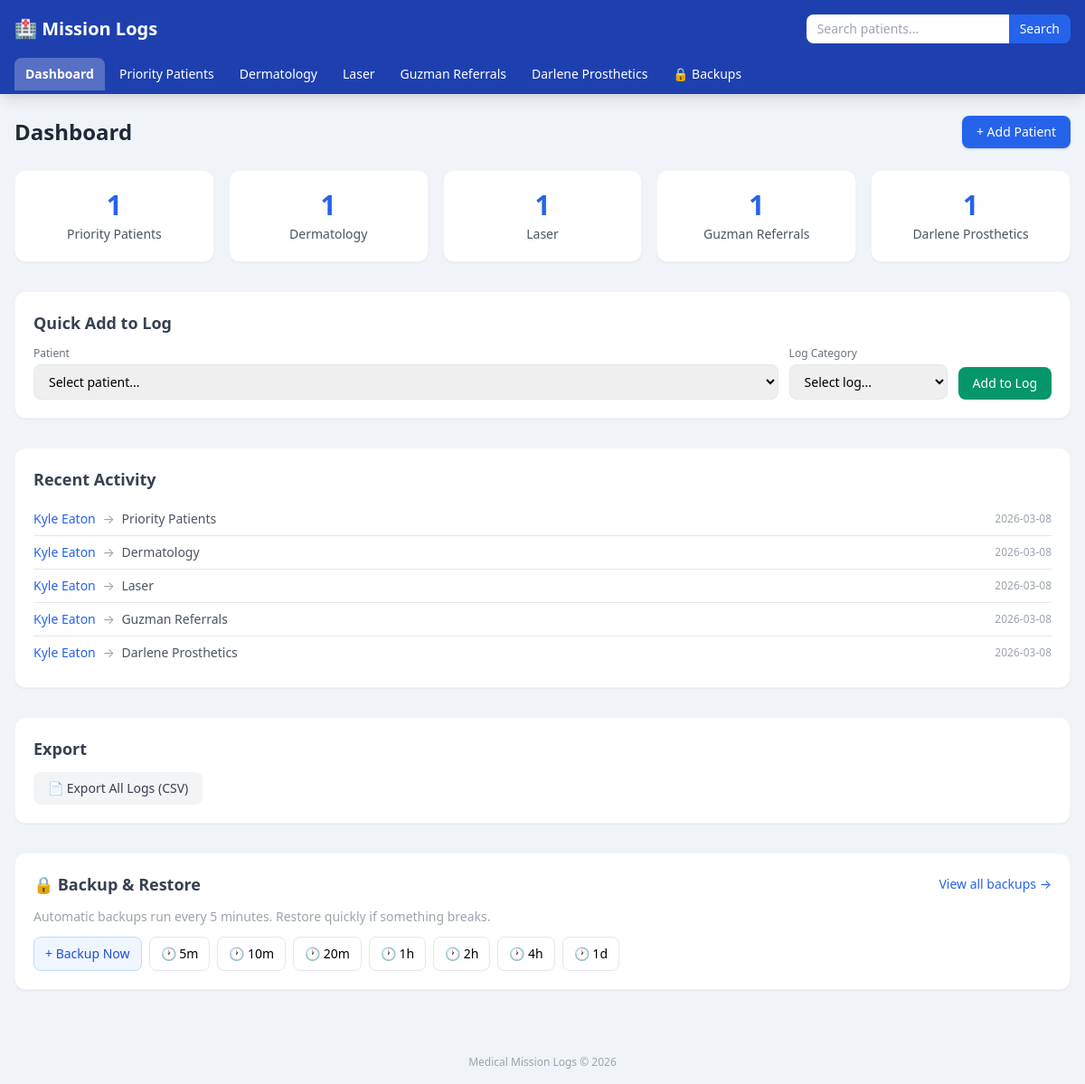
The page / on the database its author committed.
### tables this page shows
CREATE TABLE log_entries (
            id INTEGER PRIMARY KEY AUTOINCREMENT,
            patient_id INTEGER NOT NULL,
            log_category TEXT NOT NULL,
            date_of_encounter TEXT,
            notes TEXT DEFAULT '',
            status TEXT DEFAULT 'Pending',
            follow_up_date TEXT,
            created_at TIMESTAMP DEFAULT CURRENT_TIMESTAMP,
            updated_at TIMESTAMP DEFAULT CURRENT_TIMESTAMP, advocate TEXT DEFAULT '', community TEXT DEFAULT '', problem TEXT DEFAULT '', appointment_timeframe TEXT DEFAULT '', procedure_type TEXT DEFAULT '', eye TEXT DEFAULT '', laser_date TEXT DEFAULT '', procedure TEXT DEFAULT '', derm_date TEXT DEFAULT '', surgery_type TEXT DEFAULT '',
            FOREIGN KEY (patient_id) REFERENCES patients(id) ON DELETE CASCADE
        );

CREATE TABLE patients (
            id INTEGER PRIMARY KEY AUTOINCREMENT,
            full_name TEXT NOT NULL,
            chart_id TEXT NOT NULL UNIQUE,
            date_of_birth TEXT NOT NULL,
            notes TEXT DEFAULT '',
            created_at TIMESTAMP DEFAULT CURRENT_TIMESTAMP,
            updated_at TIMESTAMP DEFAULT CURRENT_TIMESTAMP
        );

### app.py (the view)
@app.route("/")
def dashboard():
    counts = get_dashboard_counts()
    recent = get_recent_activity(10)
    patients = get_all_patients()
    return render_template(
        "dashboard.html",
        counts=counts,
        recent=recent,
        categories=LOG_CATEGORIES,
        patients=patients,
    )

### database.py (called while the page is built)
def get_db():
    conn = sqlite3.connect(DB_PATH)
    conn.row_factory = sqlite3.Row
    conn.execute("PRAGMA foreign_keys = ON")
    return conn

def get_all_patients(search=None):
    conn = get_db()
    if search:
        patients = conn.execute(
            "SELECT * FROM patients WHERE full_name LIKE ? OR chart_id LIKE ? ORDER BY full_name",
            (f"%{search}%", f"%{search}%"),
        ).fetchall()
    else:
        patients = conn.execute("SELECT * FROM patients ORDER BY full_name").fetchall()
    conn.close()
    return patients

def get_dashboard_counts():
    conn = get_db()
    counts = {}
    for cat in LOG_CATEGORIES:
        row = conn.execute(
            "SELECT COUNT(DISTINCT patient_id) as cnt FROM log_entries WHERE log_category = ?",
            (cat,),
        ).fetchone()
        counts[cat] = row["cnt"]
    conn.close()
    return counts

def get_recent_activity(limit=10):
    conn = get_db()
    entries = conn.execute(
        """SELECT le.*, p.full_name, p.chart_id
           FROM log_entries le
           JOIN patients p ON le.patient_id = p.id
           ORDER BY le.created_at DESC
           LIMIT ?""",
        (limit,),
    ).fetchall()
    conn.close()
    return entries

### templates/dashboard.html (shortened to what this page needs)
{% extends "base.html" %}
{% block content %}
<div class="flex items-center justify-between mb-6">
    <h1 class="text-2xl font-bold text-gray-800">Dashboard</h1>
    <button onclick="document.getElementById('addPatientModal').classList.add('active')"
            class="bg-blue-600 text-white px-4 py-2 rounded-lg hover:bg-blue-700 text-sm font-medium shadow">
        + Add Patient
    </button>
</div>
<div class="grid grid-cols-2 md:grid-cols-3 lg:grid-cols-5 gap-4 mb-8">
    {% for cat in categories %}
    <a href="/log/{{ cat }}" class="card bg-white rounded-xl p-5 shadow-sm border border-gray-100 text-center">
        <div class="text-3xl font-bold text-blue-600">{{ counts.get(cat, 0) }}</div>
        <div class="text-sm text-gray-600 mt-1">{{ cat }}</div>
    </a>
    {% endfor %}
</div>
<div class="bg-white rounded-xl p-5 shadow-sm border border-gray-100 mb-8">
    <h2 class="text-lg font-semibold text-gray-700 mb-3">Quick Add to Log</h2>
    <form action="/log-entry/add" method="POST" class="flex flex-wrap gap-3 items-end">
        <div class="flex-1 min-w-48">
            <label class="block text-xs text-gray-500 mb-1">Patient</label>
            <select name="patient_id" required class="w-full border rounded-lg px-3 py-2 text-sm focus:ring-2 focus:ring-blue-300 focus:outline-none">
                <option value="">Select patient...</option>
            </select>
        </div>
        <div class="min-w-40">
            <label class="block text-xs text-gray-500 mb-1">Log Category</label>
            <select name="log_category" required class="w-full border rounded-lg px-3 py-2 text-sm focus:ring-2 focus:ring-blue-300 focus:outline-none">
                <option value="">Select log...</option>
            </select>
        </div>
        <button type="submit" class="bg-green-600 text-white px-4 py-2 rounded-lg hover:bg-green-700 text-sm font-medium">
            Add to Log
        </button>
    </form>
</div>
<div class="bg-white rounded-xl p-5 shadow-sm border border-gray-100 mb-8">
    <h2 class="text-lg font-semibold text-gray-700 mb-3">Recent Activity</h2>
    {% if recent %}
    <div class="divide-y">
        {% for entry in recent %}
        <div class="py-2 flex items-center justify-between text-sm">
            <div>
                <a href="/patient/{{ entry.patient_id }}" class="text-blue-600 hover:underline font-medium">{{ entry.full_name }}</a>
                <span class="text-gray-400 mx-1">→</span>
                <a href="/log/{{ entry.log_category }}" class="text-gray-600 hover:underline">{{ entry.log_category }}</a>
            </div>
            <div class="text-gray-400 text-xs">{{ entry.created_at[:10] }}</div>
        </div>
        {% endfor %}
    </div>
    {% else %}
    <p class="text-gray-400 text-sm italic">No log entries yet. Add a patient and assign them to a log to get started.</p>
    {% endif %}
</div>
<div class="bg-white rounded-xl p-5 shadow-sm border border-gray-100 mb-8">
    <h2 class="text-lg font-semibold text-gray-700 mb-3">Export</h2>
    <div class="flex gap-3">
        <a href="/export/all/csv" class="bg-gray-100 text-gray-700 px-4 py-2 rounded-lg hover:bg-gray-200 text-sm">
            📄 Export All Logs (CSV)
        </a>
    </div>
</div>
<div class="bg-white rounded-xl p-5 shadow-sm border border-gray-100">
    <div class="flex items-center justify-between mb-3">
        <h2 class="text-lg font-semibold text-gray-700">🔒 Backup & Restore</h2>
        <a href="/backups" class="text-blue-600 hover:underline text-sm">View all backups →</a>
    </div>
    <p class="text-sm text-gray-400 mb-3">Automatic backups run every 5 minutes. Restore quickly if something breaks.</p>
    <div class="flex flex-wrap gap-2">
        <form action="/backup/create" method="POST" class="inline">
            <button type="submit"
                    class="bg-blue-50 border border-blue-200 text-blue-700 px-3 py-2 rounded-lg hover:bg-blue-100 text-sm font-medium">
                + Backup Now
            </button>
        </form>
        <form action="/backup/restore-slot" method="POST" class="inline"
              onsubmit="return confirm('Restore to 5 minutes ago? A safety backup will be saved first.')">
            <button type="submit" class="bg-amber-50 border border-amber-200 text-amber-800 px-3 py-2 rounded-lg hover:bg-amber-100 text-sm">🕐 5m</button>
        </form>
        <form action="/backup/restore-slot" method="POST" class="inline"
              onsubmit="return confirm('Restore to 10 minutes ago? A safety backup will be saved first.')">
            <button type="submit" class="bg-amber-50 border border-amber-200 text-amber-800 px-3 py-2 rounded-lg hover:bg-amber-100 text-sm">🕐 10m</button>
        </form>
        <form action="/backup/restore-slot" method="POST" class="inline"
              onsubmit="return confirm('Restore to 20 minutes ago? A safety backup will be saved first.')">
            <button type="submit" class="bg-amber-50 border border-amber-200 text-amber-800 px-3 py-2 rounded-lg hover:bg-amber-100 text-sm">🕐 20m</button>
        </form>
        <form action="/backup/restore-slot" method="POST" class="inline"
              onsubmit="return confirm('Restore to 1 hour ago? A safety backup will be saved first.')">
            <button type="submit" class="bg-amber-50 border border-amber-200 text-amber-800 px-3 py-2 rounded-lg hover:bg-amber-100 text-sm">🕐 1h</button>
        </form>
        <form action="/backup/restore-slot" method="POST" class="inline"
              onsubmit="return confirm('Restore to 2 hours ago? A safety backup will be saved first.')">
            <button type="submit" class="bg-amber-50 border border-amber-200 text-amber-800 px-3 py-2 rounded-lg hover:bg-amber-100 text-sm">🕐 2h</button>
        </form>
        <form action="/backup/restore-slot" method="POST" class="inline"
              onsubmit="return confirm('Restore to 4 hours ago? A safety backup will be saved first.')">
            <button type="submit" class="bg-amber-50 border border-amber-200 text-amber-800 px-3 py-2 rounded-lg hover:bg-amber-100 text-sm">🕐 4h</button>
        </form>
        <form action="/backup/restore-slot" method="POST" class="inline"
              onsubmit="return confirm('Restore to 1 day ago? A safety backup will be saved first.')">
            <button type="submit" class="bg-amber-50 border border-amber-200 text-amber-800 px-3 py-2 rounded-lg hover:bg-amber-100 text-sm">🕐 1d</button>
        </form>
    </div>
</div>
{% endblock %}

### templates/base.html (style rules this page uses)
body { background-color: #f0f4f8; }
.card { transition: transform 0.15s, box-shadow 0.15s; }

### rows shown on the page
log_entries: get "1", log_category "Priority Patients", full_name "Kyle Eaton", created_at "2026-03-08"
log_entries: get "1", log_category "Dermatology", full_name "Kyle Eaton", created_at "2026-03-08"
log_entries: get "1", log_category "Laser", full_name "Kyle Eaton", created_at "2026-03-08"
log_entries: get "1", log_category "Guzman Referrals", full_name "Kyle Eaton", created_at "2026-03-08"
log_entries: get "1", log_category "Darlene Prosthetics", full_name "Kyle Eaton", created_at "2026-03-08"

### other values the page prints
{{ cat }} "Priority Patients" "Dermatology" "Laser" "Guzman Referrals" "Darlene Prosthetics"
